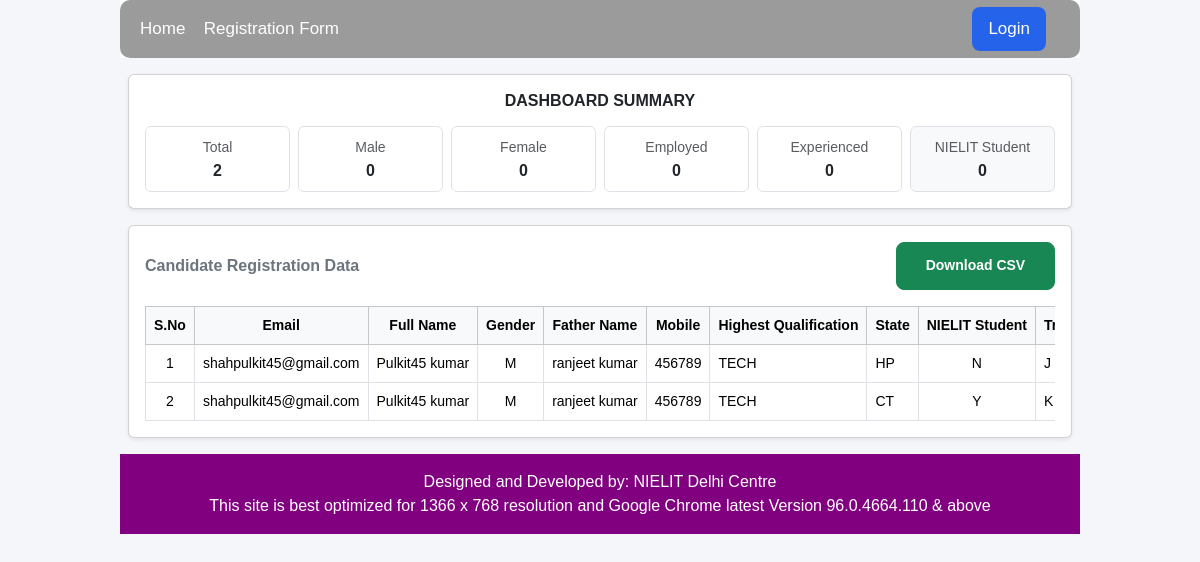
The page /dashboard/ on the database as committed earlier.
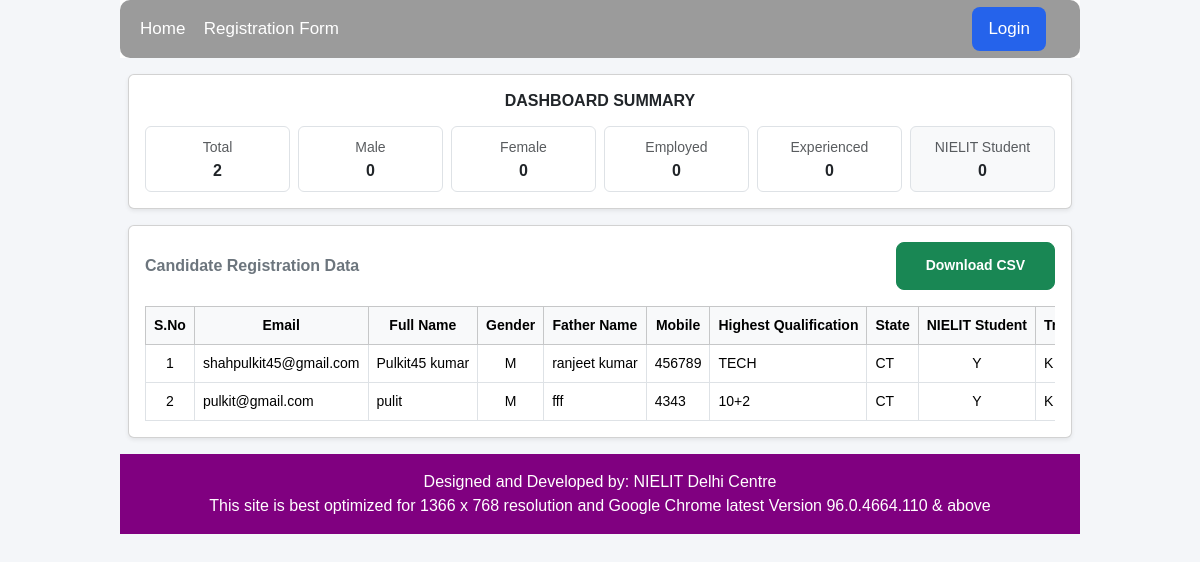
The same page on the database as committed later.
### job_fair/models.py (models this page shows, shortened)
class form_m(models.Model):
    declare=[
    ("Declared","I am aware that information provided bt me in this form shall be shared by NIELIT with prospective companies,if required."),
]
    gender_choices = [
        ("Male", "Male"),
        ("Female", "Female"),
        ("Other", "Other"),
    ]
    HIGHEST_QUALIFICATION = [
        ("10+2 / ITI / Pursuing Graduation", "10+2 / ITI / Pursuing Graduation"),
        ("Graduation (B.Sc / B.Com / BA / BBA)", "Graduation (B.Sc / B.Com / BA / BBA)"),
        ("Technical (CS / IT / BCA / B.Tech)", "Technical (CS / IT / BCA / B.Tech)"),
        ("Post Graduate", "Post Graduate"),
        ("MCA / M.Tech", "MCA / M.Tech"),
        ("Other", "Other"),
    ]
    yes_no = [
        ("Yes", "Yes"),
        ("No", "No"),
    ]
    centers = [
        ("Inderlok", "Inderlok"),
        ("Janakpuri", "Janakpuri"),
        ("Karkardooma", "Karkardooma"),
    ]
    skill = [
        ("Software & Systems Expert (O Level/A Level/Programming/Web Development)",
        "Software & Systems Expert (O Level/A Level/Programming/Web Development)"),
        ("AI & Data Science (AI, ML, Data Science)",
        "AI & Data Science (AI, ML, Data Science)"),
        ("Accounting", "Accounting"),
        ("Digital Media (Multimedia Tools, Digital Marketing)",
        "Digital Media (Multimedia Tools, Digital Marketing)"),
        ("General Office Automation", "General Office Automation"),
        ("Other", "Other"),
    ]
    states = [
        ("Andaman and Nicobar Islands", "Andaman and Nicobar Islands"),
        ("Andhra Pradesh", "Andhra Pradesh"),
        ("Arunachal Pradesh", "Arunachal Pradesh"),
        ("Assam", "Assam"),
        ("Bihar", "Bihar"),
        ("Chandigarh", "Chandigarh"),
        ("Chhattisgarh", "Chhattisgarh"),
        ("Delhi", "Delhi"),
        ("Dadra and Nagar Haveli and Daman and Diu", "Dadra and Nagar Haveli and Daman and Diu"),
        ("Goa", "Goa"),
        ("Gujarat", "Gujarat"),
        ("Haryana", "Haryana"),
        ("Himachal Pradesh", "Himachal Pradesh"),
        ("Jammu and Kashmir", "Jammu and Kashmir"),
        ("Jharkhand", "Jharkhand"),
        ("Karnataka", "Karnataka"),
        ("Kerala", "Kerala"),
        ("Ladakh", "Ladakh"),
        ("Lakshadweep", "Lakshadweep"),
        ("Madhya Pradesh", "Madhya Pradesh"),
        ("Maharashtra", "Maharashtra"),
        ("Manipur", "Manipur"),
        ("Meghalaya", "Meghalaya"),
        ("Mizoram", "Mizoram"),
        ("Nagaland", "Nagaland"),
        ("Odisha", "Odisha"),
        ("Punjab", "Punjab"),
        ("Puducherry", "Puducherry"),
        ("Rajasthan", "Rajasthan"),
        ("Sikkim", "Sikkim"),
        ("Tamil Nadu", "Tamil Nadu"),
        ("Telangana", "Telangana"),
        ("Tripura", "Tripura"),
        ("Uttar Pradesh", "Uttar Pradesh"),
        ("Uttarakhand", "Uttarakhand"),
        ("West Bengal", "West Bengal")
    ]
    email= models.EmailField(max_length=100,blank=True, null=True)
    fullName= models.CharField(max_length=100,blank=True, null=True)
    gender=models.CharField(max_length=100,choices=gender_choices,blank=False)
    fatherName=models.CharField(max_length=100,blank=True, null=True)
    phoneNumber=models.CharField(max_length=10,blank=True, null=True)
    highestQualification=models.CharField(max_length=100,blank=False,choices=HIGHEST_QUALIFICATION)
    state= models.CharField(max_length=100,choices=states, null=True)
    nielitStudent= models.CharField(max_length=100,choices=yes_no,blank=True, null=True)
    trainingCenter=models.CharField(max_length=100,choices=centers,blank=True, null=True)
    course=models.CharField(max_length=100,blank=True, null=True)
    passingYear=models.CharField(max_length=100,blank=True, null=True)
    skills=models.JSONField(default=list,blank=True)
    employed= models.CharField(max_length=100,choices=yes_no,blank=True, null=True)
    experience=models.CharField(max_length=10,blank=True, null=True)
    dec=models.BooleanField(default=False)

### job_fair/views.py (the view)
# urls.py: path('dashboard/', views.dashboard, name='dashboard'),
def dashboard(request):
    data = form_m.objects.all()
    nielit_qs = data.filter(nielitStudent="Yes")
    nielit_by_center = nielit_qs.values('trainingCenter').annotate(count=Count('id')).order_by('-count')
    context = {
        "data": data,
        "total_candidates": data.count(),
        "total_male": data.filter(gender="Male").count(),
        "total_female": data.filter(gender="Female").count(),
        "total_employed": data.filter(employed="Yes").count(),
        "total_experienced": data.filter(experience="Yes").count(),
        "total_nielit": nielit_qs.count(),
        "nielit_by_center": nielit_by_center,
    }
    return render(request, "dashboard.html", context)

### job_fair/templates/dashboard.html (shortened to what the changed rows need)
{% extends "base.html" %}
{% load static %}
{% block content %}
<div class="container-fluid px-2 py-3">
    <div class="card shadow-sm">
        <div class="card-body">
            <div class="table-responsive" style="overflow-x: auto; scrollbar-width: none; -ms-overflow-style: none;">
                <table class="table table-bordered table-hover align-middle small mb-0 text-nowrap">
                    <thead class="table-light text-center">
                        <tr>
                            <th>S.No</th>
                            <th>Email</th>
                            <th>Full Name</th>
                            <th>Gender</th>
                            <th>Father Name</th>
                            <th>Mobile</th>
                            <th>Highest Qualification</th>
                            <th>State</th>
                            <th>NIELIT Student</th>
                            <th>Training Center</th>
                        </tr>
                    </thead>
                    <tbody>
                    {% for d in data %}
                        <tr>
                            <td class="text-center">{{ forloop.counter }}</td>
                            <td>{{ d.email }}</td>
                            <td>{{ d.fullName }}</td>
                            <td class="text-center">{{ d.gender }}</td>
                            <td>{{ d.fatherName }}</td>
                            <td>{{ d.phoneNumber }}</td>
                            <td>{{ d.highestQualification }}</td>
                            <td>{{ d.state }}</td>
                            <td class="text-center">{{ d.nielitStudent }}</td>
                            <td>{{ d.trainingCenter }}</td>
                        </tr>
                    {% empty %}
                        <tr>
                            <td colspan="16" class="text-center text-muted py-4">
                                No data available
                            </td>
                        </tr>
                    {% endfor %}
                    </tbody>
                </table>
            </div>
        </div>
    </div>
</div>
{% endblock %}

Rows that differ between the two databases and show on the page:
removed form_m: email "shahpulkit45@gmail.com", fullName "Pulkit45 kumar", gender "M", fatherName "ranjeet kumar", phoneNumber "456789", highestQualification "TECH", state "HP", nielitStudent "N", trainingCenter "J"
added form_m: email "pulkit@gmail.com", fullName "pulit", gender "M", fatherName "fff", phoneNumber "4343", highestQualification "10+2", state "CT", nielitStudent "Y", trainingCenter "K"
